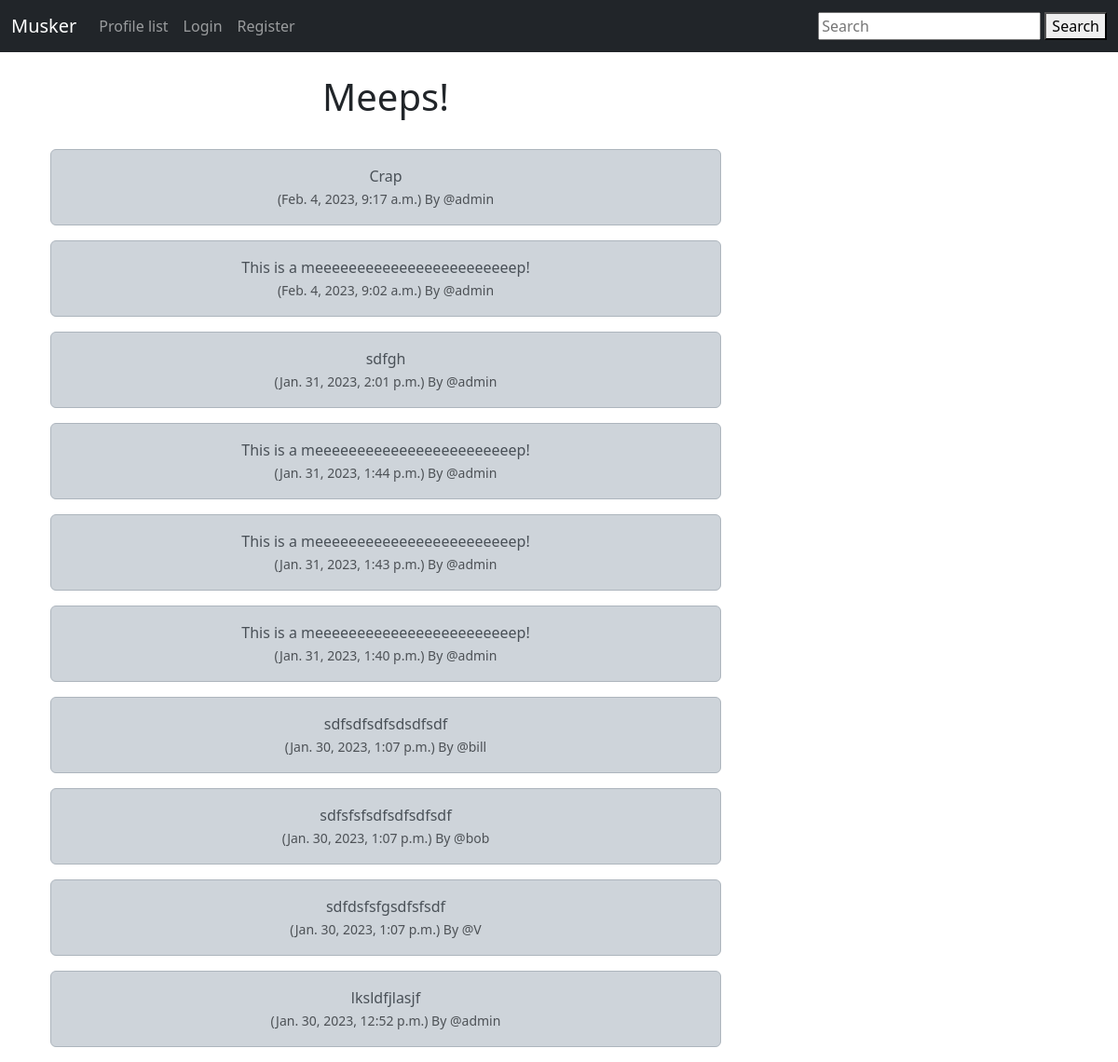
Before: / with the older database file.
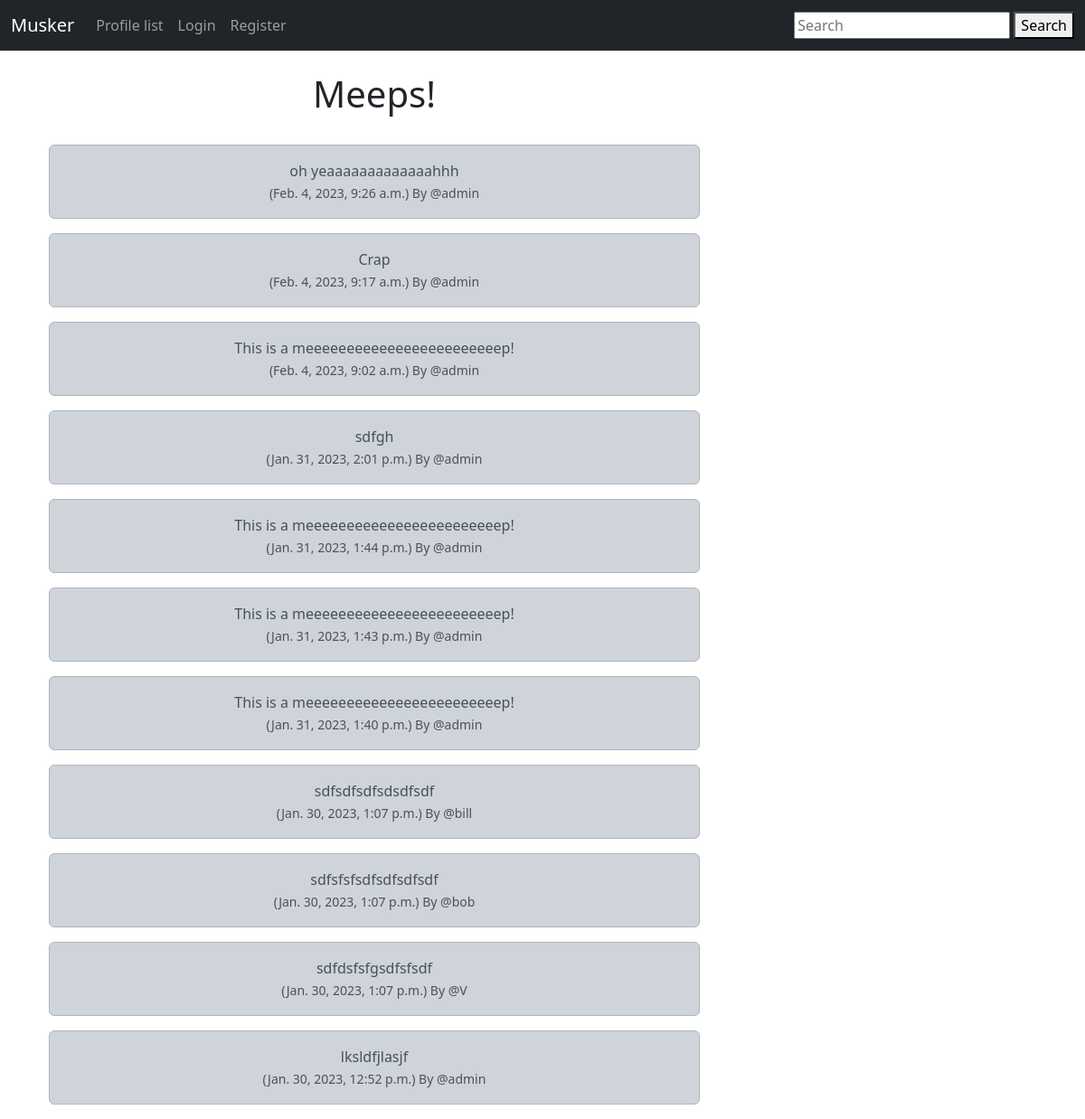
After: the same page with the newer database file.
### musker/models.py (models this page shows, shortened)
class Meep(models.Model):
    user = models.ForeignKey(User, related_name='meeps', on_delete=models.DO_NOTHING)
    body = models.CharField(max_length=200)
    created_at = models.DateTimeField(auto_now_add=True)

### musker/views.py (the view)
# urls.py: path('', views.home, name='home'),
def home(request):
    if request.user.is_authenticated:
        form = MeepForm(request.POST or None)
        if request.method == 'POST':
            if form.is_valid():
                meep = form.save(commit=False)
                meep.user = request.user
                meep.save()
                messages.success(request, ('Your meep has been posted.'))
                return redirect('home')
        meeps = Meep.objects.all().order_by('-created_at')
        return render(request, 'home.html', {
            'meeps': meeps,
            'form': form,
        })
    else:
        meeps = Meep.objects.all().order_by('-created_at')
        return render(request, 'home.html', {
            'meeps': meeps,
        })

### musker/templates/home.html (shortened to what this page needs)
{% extends 'base.html' %}
{% block content %}
<div class="container text-center">
    <div class="row">
        <div class="col-8">
	<h1>Meeps!</h1>
    <br/>
	{% for meep in meeps %}
		<div class="alert alert-dark" role="alert">
		  {{ meep.body }}<br/>
		  <small class="text-muted">
		  	({{ meep.created_at}}) By
		  	@{{ meep.user.username }}
		  </small>
            <br>
		</div>
	{% endfor %}
        </div>
        <div class="col-4">
                        <br/><br/><br/>
        </div>
    </div>
</div>
{% endblock %}

Changed rows visible on the page:
added Meep: body "oh yeaaaaaaaaaaaaahhh", created_at "Feb. 4, 2023, 9:26 a.m.", user.username "admin"
